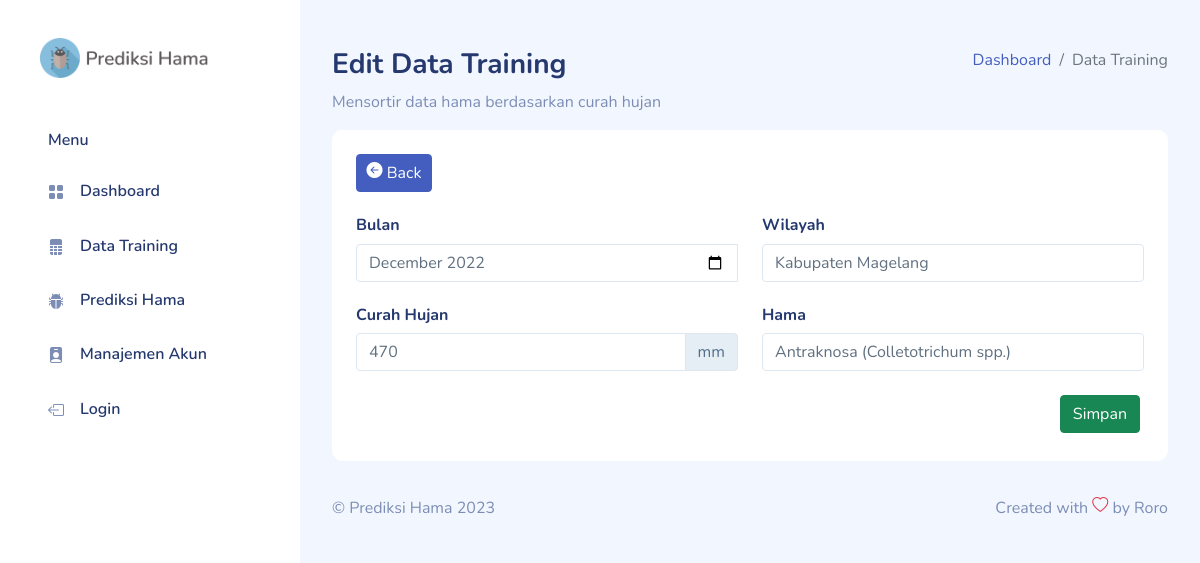
The app's page /training/edit/308 with its own data.
### tables this page shows
CREATE TABLE `data_training` (
  `id_data` int(11) NOT NULL,
  `bulan` varchar(255) NOT NULL,
  `wilayah` varchar(255) NOT NULL,
  `curah_hujan` varchar(255) NOT NULL,
  `hama` text NOT NULL
);

### application/controllers/Training.php (called while the page is built, shortened)
<?php
class Training extends CI_Controller
{
  public function __construct()
  {
    $this->load->model('Data_model');
  }
  public function edit($id)
  {
    $this->form_validation->set_rules('bulan', 'bulan', 'required|trim');
    $this->form_validation->set_rules('wilayah', 'wilayah', 'required|trim');
    $this->form_validation->set_rules('curah_hujan', 'curah_hujan', 'required|numeric|trim');
    $this->form_validation->set_rules('hama', 'hama', 'required|trim');
    if ($this->form_validation->run() == FALSE) {
      $judul = [
        'title' => 'Edit List',
        'sub_title' => ' '
      ];
      $data['data_training'] = $this->db->get_where('data_training', ['id_data' => $id])->row_array();
      $this->load->view('data_train/edit', $judul + $data);
    }
  }
}

### index.php (called while the page is built, shortened)
<?php
require_once BASEPATH.'core/CodeIgniter.php';

### application/views/data_train/edit.php (the view, shortened to what this page needs)
<!DOCTYPE html>
<html lang="en" data-bs-theme="light">
<head>
</head>
<body class="light">
	<div id="app">
		<div id="main">
			<div class="page-heading">
				<div class="page-title">
					<div class="row">
						<div class="col-12 col-md-6 order-md-1 order-last">
							<h3>Edit Data Training</h3>
							<p class="text-subtitle text-muted">Mensortir data hama berdasarkan curah hujan</p>
						</div>
						<div class="col-12 col-md-6 order-md-2 order-first">
							<nav aria-label="breadcrumb" class="breadcrumb-header float-start float-lg-end">
								<ol class="breadcrumb">
									<li class="breadcrumb-item"><a href="<?= base_url('dashboard') ?>">Dashboard</a></li>
									<li class="breadcrumb-item active" aria-current="page">Data Training</li>
								</ol>
							</nav>
						</div>
					</div>
				</div>
				<section class="section">
					<div class="card">
						<div class="card-header">
							<a href="<?= base_url('training') ?>" class="btn icon icon-left btn-primary">
								<i class="bi bi-arrow-left-circle-fill"></i> Back
							</a>
						</div>
						<div class="card-body">
							<?php echo form_open_multipart(); ?>
							<div class="row">
								<div class="col-lg-6 mb-2">
									<h6 for="bulan">Bulan</h6>
									<div class="input-group mb-3">
										<input class="form-control" type="month" name="bulan" placeholder="Bulan" value="<?= $data_training['bulan'] ?>" />
									</div>
								</div>
								<div class="col-lg-6 mb-2">
									<h6 for="wilayah">Wilayah</h6>
									<div class="input-group mb-3">
										<input class="form-control" type="text" name="wilayah" min="0" placeholder="Masukkan Wilayah" value="<?= $data_training['wilayah'] ?>" />
									</div>
								</div>
								<div class="col-lg-6 mb-2">
									<h6 for="curah_hujan">Curah Hujan</h6>
									<div class="input-group mb-3">
										<input class="form-control" type="number" name="curah_hujan" min="0" placeholder="Curah Hujan" value="<?= $data_training['curah_hujan'] ?>" />
										<span class="input-group-text">mm</span>
									</div>
								</div>
								<div class="col-lg-6 mb-2">
									<h6 for="hama">Hama</h6>
									<div class="input-group mb-3">
										<input class="form-control" type="text" name="hama" min="0" placeholder="Jenis Hama" value="<?= $data_training['hama'] ?>" />
									</div>
								</div>
								<div class="col-sm-12 d-flex justify-content-end">
									<button type="submit" name="btn" class="btn btn-success me-1 mb-1">
										Simpan
									</button>
								</div>
							</div>
							<?php echo form_close(); ?>
						</div>
					</div>
				</section>
			</div>
		</div>
	</div>
</body>
</html>

### assets/css/app.css (style rules this page uses)
.btn i, .btn svg { width: 16px; height: 16px; }
.btn.icon { padding: 0.4rem 0.6rem; }
.btn.btn-danger, .btn.btn-info, .btn.btn-primary, .btn.btn-secondary, .btn.btn-success, .btn.btn-warning { color: #fff; }
.card { margin-bottom: 2.2rem; border: none; }
.card .card-header { border: none; }
.card .card-header ~ .card-body { padding-top: 0; }
.card .card-body { padding: 1.5rem; }
.bi { width: 1rem; height: 1rem; }
#main { margin-left: 300px; padding: 2rem; }
.page-heading { margin: 0 0 2rem; }
.page-heading h3 { font-weight: 700; }
a { text-decoration: none; }

### records on screen
data_training: bulan "2022-12", wilayah "Kabupaten Magelang", curah_hujan "470", hama "Antraknosa (Colletotrichum spp.)"

### other values on screen
SITE_NAME "Prediksi Hama"
Date('Y') "2023"
